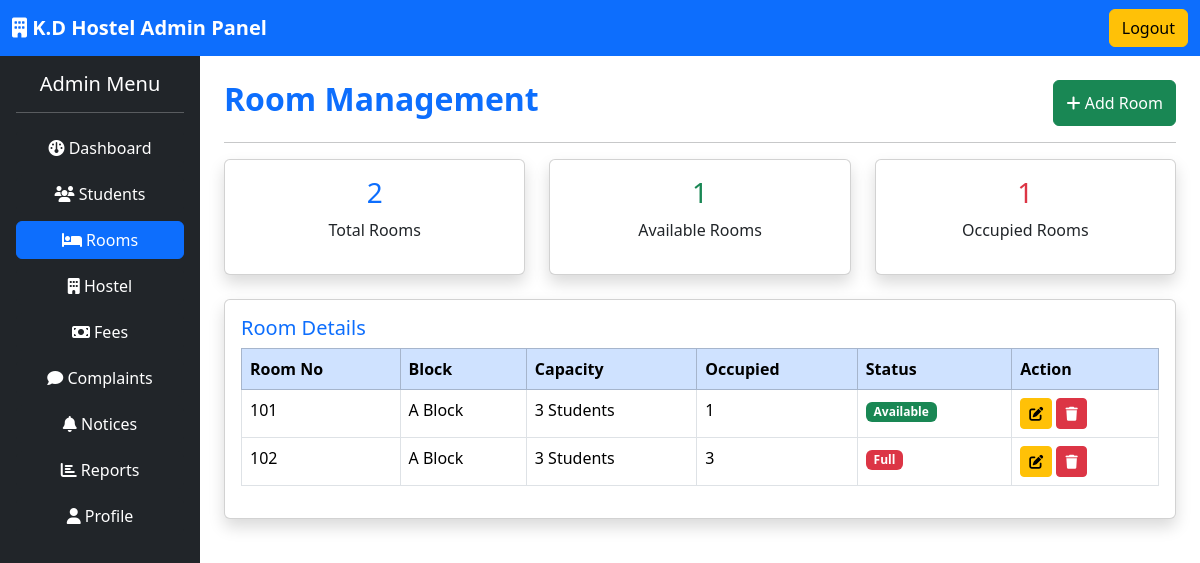
Screenshot of /admin/rooms.php (signed in) with the database file from the repository.
### tables this page shows
CREATE TABLE rooms (

    id INT AUTO_INCREMENT PRIMARY KEY,

    room_no int(20),

    block_name VARCHAR(50),

    floor VARCHAR(20), 

    capacity INT,

    occupied INT,

    status VARCHAR(20)

);

### admin/rooms.php (the view, shortened to what this page needs)
<?php
require_once '../config/database.php';
$total_rooms = mysqli_fetch_assoc(mysqli_query($conn, "SELECT COUNT(*) as count FROM rooms"))['count'];
$available_rooms = mysqli_fetch_assoc(mysqli_query($conn, "SELECT COUNT(*) as count FROM rooms WHERE status = 'Available'"))['count'];
$occupied_rooms = mysqli_fetch_assoc(mysqli_query($conn, "SELECT COUNT(*) as count FROM rooms WHERE status = 'Occupied'"))['count'];
$result = mysqli_query($conn, "SELECT * FROM rooms");
?>
<!DOCTYPE html>
<html lang="en">
<head>
<link href="https://cdn.jsdelivr.net/npm/bootstrap@5.3.7/dist/css/bootstrap.min.css" rel="stylesheet">
<link rel="stylesheet"
href="https://cdnjs.cloudflare.com/ajax/libs/font-awesome/6.7.2/css/all.min.css">
</head>
<body>
<nav class="navbar navbar-dark bg-primary">
<div class="container-fluid">
<a class="navbar-brand fw-bold">
<i class="fa-solid fa-building"></i>
K.D Hostel Admin Panel
</a>
<a href="../logout.php" class="btn btn-warning">
Logout
</a>
</div>
</nav>
<div class="container-fluid">
<div class="row">
<div class="col-md-3 col-lg-2 bg-dark min-vh-100 p-3">
<h5 class="text-white text-center">
Admin Menu
</h5>
<hr class="text-white">
<a href="dashboard.php" class="btn btn-dark text-white w-100 mb-2">
<i class="fa fa-dashboard"></i>
Dashboard
</a>
<a href="students.php" class="btn btn-dark text-white w-100 mb-2">
<i class="fa fa-users"></i>
Students
</a>
<a href="rooms.php" class="btn btn-primary w-100 mb-2">
<i class="fa fa-bed"></i>
Rooms
</a>
<a href="hostel.php" class="btn btn-dark text-white w-100 mb-2">
<i class="fa fa-building"></i>
Hostel
</a>
<a href="fees.php" class="btn btn-dark text-white w-100 mb-2">
<i class="fa fa-money-bill"></i>
Fees
</a>
<a href="complaints.php" class="btn btn-dark text-white w-100 mb-2">
<i class="fa fa-comment"></i>
Complaints
</a>
<a href="notices.php" class="btn btn-dark text-white w-100 mb-2">
<i class="fa fa-bell"></i>
Notices
</a>
<a href="reports.php" class="btn btn-dark text-white w-100 mb-2">
<i class="fa fa-chart-bar"></i>
Reports
</a>
<a href="profile.php" class="btn btn-dark text-white w-100 mb-2">
<i class="fa fa-user"></i>
Profile
</a>
</div>
<div class="col-md-9 col-lg-10 p-4">
<div class="d-flex justify-content-between">
<h2 class="text-primary fw-bold">
Room Management
</h2>
<button class="btn btn-success" data-bs-toggle="modal" data-bs-target="#addRoomModal">
<i class="fa fa-plus"></i>
Add Room
</button>
</div>
<hr>
<div class="row mb-4">
<div class="col-md-4">
<div class="card shadow text-center p-3">
<h3 class="text-primary">
<?php echo $total_rooms; ?>
</h3>
<p>Total Rooms</p>
</div>
</div>
<div class="col-md-4">
<div class="card shadow text-center p-3">
<h3 class="text-success">
<?php echo $available_rooms; ?>
</h3>
<p>Available Rooms</p>
</div>
</div>
<div class="col-md-4">
<div class="card shadow text-center p-3">
<h3 class="text-danger">
<?php echo $occupied_rooms; ?>
</h3>
<p>Occupied Rooms</p>
</div>
</div>
</div>
<div class="card shadow">
<div class="card-body">
<h5 class="text-primary">
Room Details
</h5>
<table class="table table-bordered table-hover">
<thead class="table-primary">
<tr>
<th>
Room No
</th>
<th>
Block
</th>
<th>
Capacity
</th>
<th>
Occupied
</th>
<th>
Status
</th>
<th>
Action
</th>
</tr>
</thead>
<tbody>
<?php while($row = mysqli_fetch_assoc($result)): ?>
<tr>
<td>
<?php echo $row['room_no']; ?>
</td>
<td>
<?php echo $row['block_name']; ?>
</td>
<td>
<?php echo $row['capacity']; ?> Students
</td>
<td>
<?php echo $row['occupied']; ?>
</td>
<td>
<?php if($row['status'] == 'Available'): ?>
<span class="badge bg-success">Available</span>
<?php else: ?>
<span class="badge bg-danger">Full</span>
<?php endif; ?>
</td>
<td>
<button class="btn btn-warning btn-sm">
<i class="fa fa-edit"></i>
</button>
<a href="rooms.php?delete=<?php echo $row['id']; ?>" class="btn btn-danger btn-sm" onclick="return confirm('Are you sure?')">
<i class="fa fa-trash"></i>
</a>
</td>
</tr>
<?php endwhile; ?>
</tbody>
</table>
</div>
</div>
</div>
</div>
</div>
</body>
</html>

### rows the page displays
rooms: room_no "101", block_name "A Block", capacity "3", occupied "1", status "Available"
rooms: room_no "102", block_name "A Block", capacity "3", occupied "3", status "Full"

### other values shown
$total_rooms "2"
$available_rooms "1"
$occupied_rooms "1"
